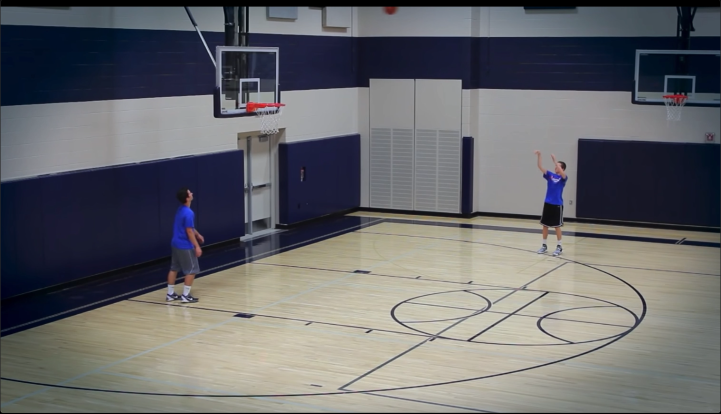
#> input picture images/court_extraction.png, 1442 x 827 px, found by its file name (shown at 1/2 size)
$ jupyter execute --allow-errors 2D_COURT.ipynb
#> lines starting #> are read from the running program, lines starting #| are printed output that depends on the picture
[cell 1]
import numpy as np
import matplotlib.pyplot as plt
import pandas as pd
import cv2

from IPython.display import clear_output

## 2D court points

### corner points:
- bottom left, top left, bottom right, top right
- (0, 400), (0, 0), (600, 400), (600, 0)

### free throw points
- bottom left, top left, bottom right, top right
- (226, 400), (226, 240), (394, 400), (394, 240)

### three point arc
- bottom left, center, bottom right
- (63, 400), (300, 185), (535, 400)

court = corner + freeThrow + threeArc

[cell 2]
# Inverted court

# bottom left, top left, bottom right
invert_corner = [(0, 400), (0, 0), (600, 400), (600, 0)]

# top left, bottom left, top right, bottom right
invert_freeThrow = [(226, 0), (226, 160), (370, 0), (370, 160)]

# left, center, right
invert_threeArc = [(63, 0), (300, 216), (535, 0)]

invert_court = invert_corner + invert_freeThrow + invert_threeArc

[cell 3]
# [36 lines of commented-out code are left out]

[cell 4]
plt.figure(figsize=(10,8))
#> (this line was passed over: IPython is not available in this run)

img = cv2.imread('/Users/esedicol/Desktop/Basketball-Shot-Detectection/images/court_extraction.png')
#> img is the input picture: shape (827, 1442, 3); mean B, G, R 106.1, 103.2, 102.5
img  = cv2.resize(img, (600,400))
#> img: shape (400, 600, 3)

roi = img[150:400, 0: 600]

r_h, r_w, r_c = roi.shape
#> r_h = 250; r_w = 600; r_c = 3
i_h, i_w, i_c = img.shape
#> i_h = 400; i_w = 600; i_c = 3

# line detection works better with grayscale images (less pixel range to process)
gray = cv2.cvtColor(roi,cv2.COLOR_BGR2GRAY)

# Canny edge detection to detect line edges
edges = cv2.Canny(gray, 50, 150, apertureSize=3)
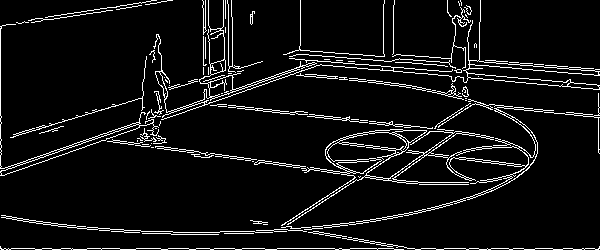
#> edges: shape (250, 600); 7% white in thin lines or dots
lines = cv2.HoughLines(edges, 1, np.pi / 180, 150)
#> lines = 15 rows, first 8: [248, 1.57], [162, 1.24], [160, 1.24], [32, 1.66], [122, 1.71], [23, 1.66], [124, 1.71], [36, 1.66]

for line in lines:
    rho, theta = line[0]
    a = np.cos(theta)
    b = np.sin(theta)

    x0 = a * rho
    y0 = b * rho

    x1 = int(x0 + 1000 * (-b))
    y1 = int(y0 + 1000 * (a))
    x2 = int(x0 - 1000 * (-b))
    y2 = int(y0 - 1000 * (a))

    cv2.line(img, (x1, y1 + (i_h - r_h)), (x2, y2 + (i_h - r_h)), (255, 0 ,100), 1)
#> this loop made 15 passes
#> (rho, theta, a, b, x0, y0, x1, y1) on passes 1 to 12: (248, 1.57, -4.37e-08, 1, -1.08e-05, 248, -1000, 247), (162, 1.24, 0.326, 0.946, 52.74, 153.2, -892, 478), (160, 1.24, 0.326, 0.946, 52.09, 151.3, -893, 476), (32, 1.66, -0.0872, 0.996, -2.79, 31.88, -998, -55), (122, 1.71, -0.139, 0.99, -16.98, 120.8, -1007, -18), (23, 1.66, -0.0872, 0.996, -2, 22.91, -998, -64), (124, 1.71, -0.139, 0.99, -17.26, 122.8, -1007, -16), (36, 1.66, -0.0872, 0.996, -3.14, 35.86, -999, -51), (342, 0.995, 0.545, 0.839, 186.3, 286.8, -652, 831), (165, 1.24, 0.326, 0.946, 53.72, 156, -891, 481), (19, 1.66, -0.0872, 0.996, -1.66, 18.93, -997, -68), (127, 1.69, -0.122, 0.993, -15.48, 126.1, -1008, 4)
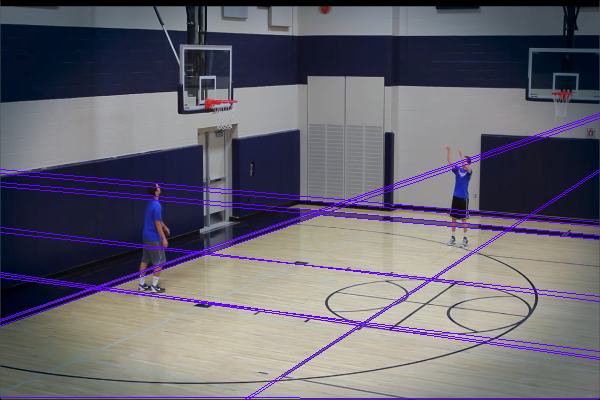
#> img: shape (400, 600, 3); mean B, G, R 111.6, 100, 102.7

xy_points = [(104, 290),(205, 252),(526, 318),(295, 222),(318, 212), (460, 240)]

#> (the rest of this cell did not finish here and is left out)

# Player Position Extraction using Using Hough Transform Algorithm

[cell 5]
plt.figure(figsize=(10,8))
#> (this line was passed over: IPython is not available in this run)

img2 = cv2.imread('/Users/esedicol/Desktop/Basketball-Shot-Detectection/images/court_extraction2.png')
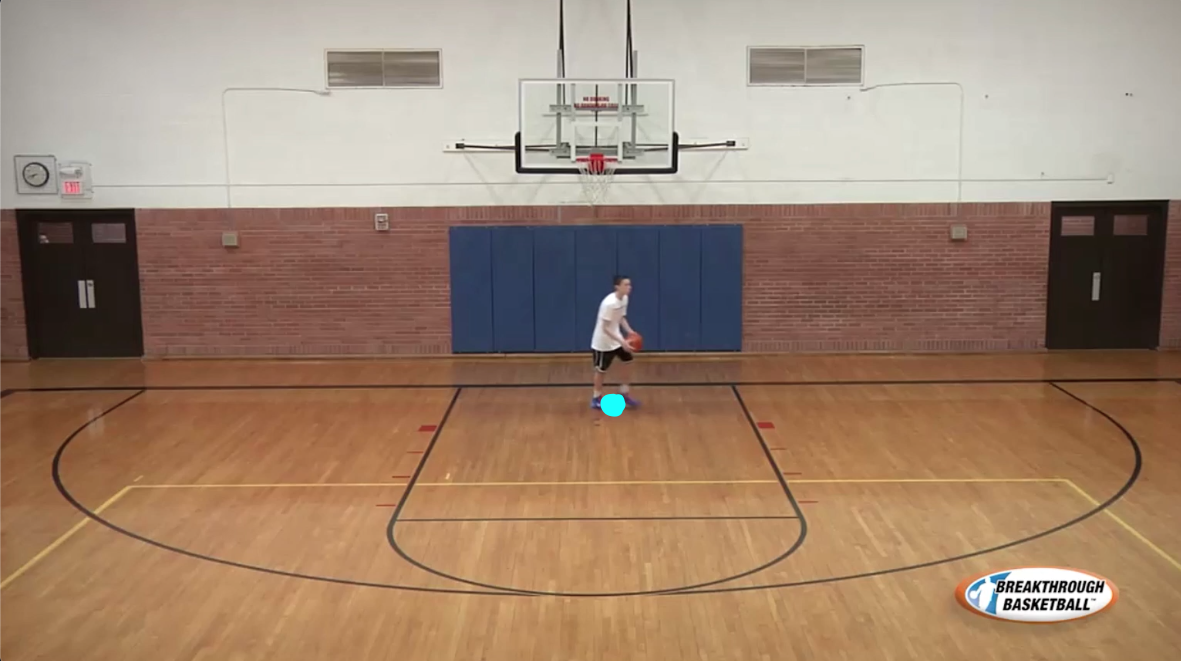
#> input picture images/court_extraction2.png, 1181 x 661 px, found by its file name
#> img2 is the input picture: shape (661, 1181, 3); mean B, G, R 111.9, 132.6, 158.8
img2  = cv2.resize(img2, (600,400))
#> img2: shape (400, 600, 3)

inverted_court = cv2.imread('/Users/esedicol/Desktop/Basketball-Shot-Detectection/images/court_invert.png')
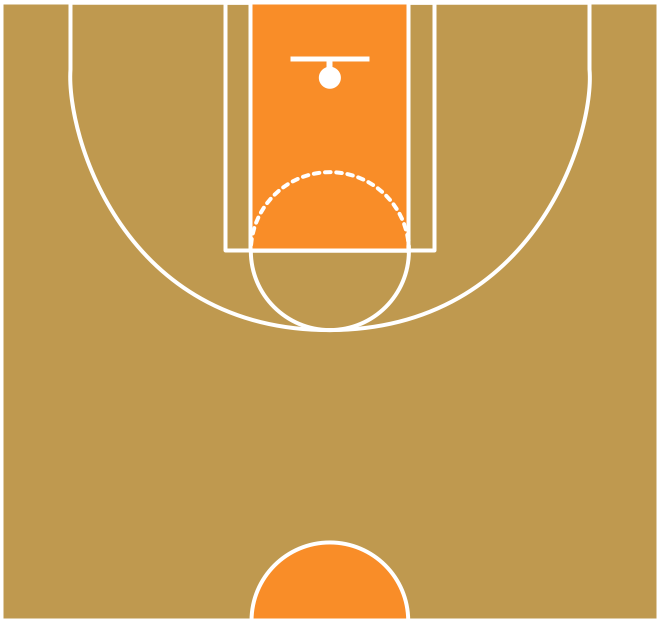
#> input picture images/court_invert.png, 659 x 621 px, found by its file name
#> inverted_court is the input picture: shape (621, 659, 3); mean B, G, R 83.4, 156.7, 200.5
inverted_court  = cv2.resize(inverted_court, (600,400))
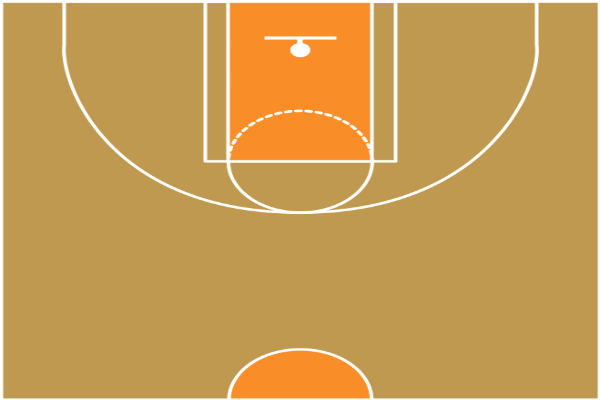
#> inverted_court: shape (400, 600, 3); mean B, G, R 83.4, 156.7, 200.5

roi = img2[150:400, 0: 600]
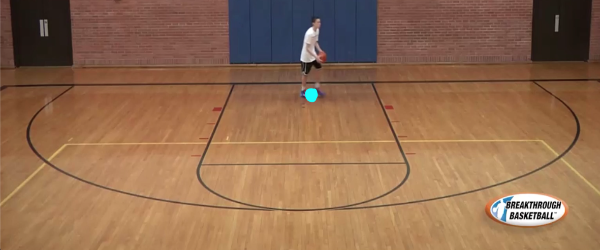
#> roi: shape (250, 600, 3); mean B, G, R 79.7, 107.8, 145.4

r_h, r_w, r_c = roi.shape
i_h, i_w, i_c = img2.shape

# line detection works better with grayscale images (less pixel range to process)
gray = cv2.cvtColor(roi,cv2.COLOR_BGR2GRAY)
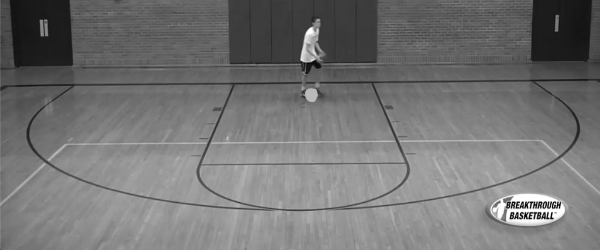
#> gray: shape (250, 600); min 1, max 255, mean 115.8

# Canny edge detection to detect line edges
edges = cv2.Canny(gray, 50, 150, apertureSize=3)
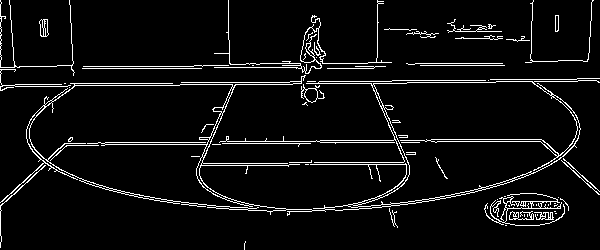
#> edges: shape (250, 600); 5.7% white in thin lines or dots
lines = cv2.HoughLines(edges, 1, np.pi / 180, 200)
#> lines = [[88, 1.55], [147, 1.55], [141, 1.57], [83, 1.57], [71, 1.55]]

for line in lines:
    rho, theta = line[0]
    a = np.cos(theta)
    b = np.sin(theta)

    x0 = a * rho
    y0 = b * rho

    x1 = int(x0 + 1000 * (-b))
    y1 = int(y0 + 1000 * (a))
    x2 = int(x0 - 1000 * (-b))
    y2 = int(y0 - 1000 * (a))

    cv2.line(img2, (x1, y1 + (i_h - r_h)), (x2, y2 + (i_h - r_h)), (255, 0 ,100), 1)
#> this loop made 5 passes
#> (rho, theta, a, x0, y0, x1, y1, x2) on passes 1 to 5: (88, 1.55, 0.0175, 1.54, 87.99, -998, 105, 1001), (147, 1.55, 0.0175, 2.57, 147, -997, 164, 1002), (141, 1.57, -4.37e-08, -6.16e-06, 141, -1000, 140, 999), (83, 1.57, -4.37e-08, -3.63e-06, 83, -1000, 82, 999), (71, 1.55, 0.0175, 1.24, 70.99, -998, 88, 1001)
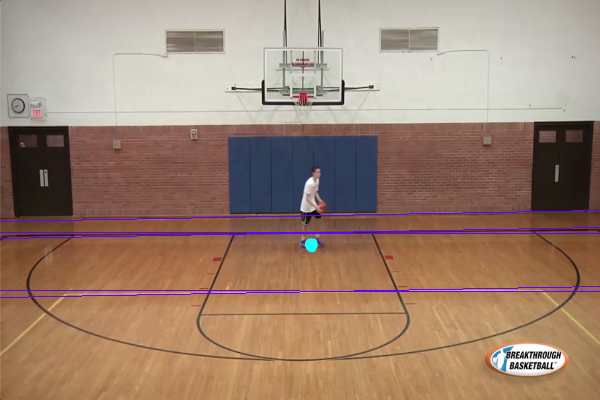
#> img2: shape (400, 600, 3); mean B, G, R 114.2, 131.3, 158.2

#> (the rest of this cell did not finish here and is left out)

[cell 6]
pts_3D = np.array([(0,235), (70, 236), (230, 235), (370, 232), (530, 230), (600, 227), (300, 360), (200, 315), (405, 310)])
pts_2D = np.array([(0, 0), (63, 0),(226, 0), (370, 0), (535, 0), (600, 0), (300, 216), (226, 160), (370, 160) ])

m, status = cv2.findHomography(pts_3D, pts_2D)
#> m = [[-4.6, -7.01, 1665.2], [-0.175, -12.75, 3017.4], [-0.00017, -0.0235, 1]]; status = [0, 0, 0, 1, 0, 0, 1, 1, 1]
out_2 = cv2.warpPerspective(img2, m, (inverted_court.shape[1], inverted_court.shape[0]))
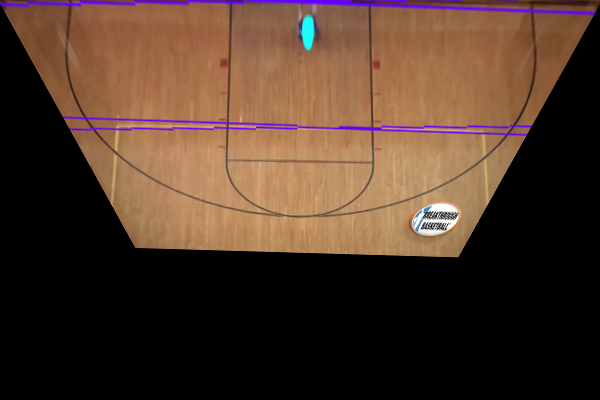
#> out_2: shape (400, 600, 3); mean B, G, R 41.7, 55.7, 78.2
